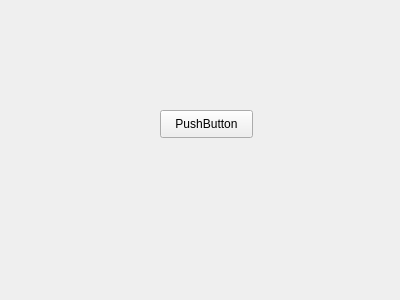
<?xml version="1.0" encoding="UTF-8"?>
<ui version="4.0">
 <class>Form</class>
 <widget class="QWidget" name="Form">
  <property name="geometry">
   <rect>
    <x>0</x>
    <y>0</y>
    <width>400</width>
    <height>300</height>
   </rect>
  </property>
  <property name="windowTitle">
   <string>Form</string>
  </property>
  <widget class="Btn" name="pushButton">
   <property name="geometry">
    <rect>
     <x>160</x>
     <y>110</y>
     <width>93</width>
     <height>28</height>
    </rect>
   </property>
   <property name="text">
    <string>PushButton</string>
   </property>
  </widget>
 </widget>
 <customwidgets>
  <customwidget>
   <class>Btn</class>
   <extends>QPushButton</extends>
   <header>test_signal</header>
   <slots>
    <signal>rightClicked()</signal>
   </slots>
  </customwidget>
 </customwidgets>
 <resources/>
 <connections>
  <connection>
   <sender>pushButton</sender>
   <signal>rightClicked()</signal>
   <receiver>Form</receiver>
   <slot>test_right_clicked()</slot>
   <hints>
    <hint type="sourcelabel">
     <x>193</x>
     <y>116</y>
    </hint>
    <hint type="destinationlabel">
     <x>328</x>
     <y>154</y>
    </hint>
   </hints>
  </connection>
 </connections>
 <slots>
  <slot>test_right_clicked()</slot>
 </slots>
</ui>
